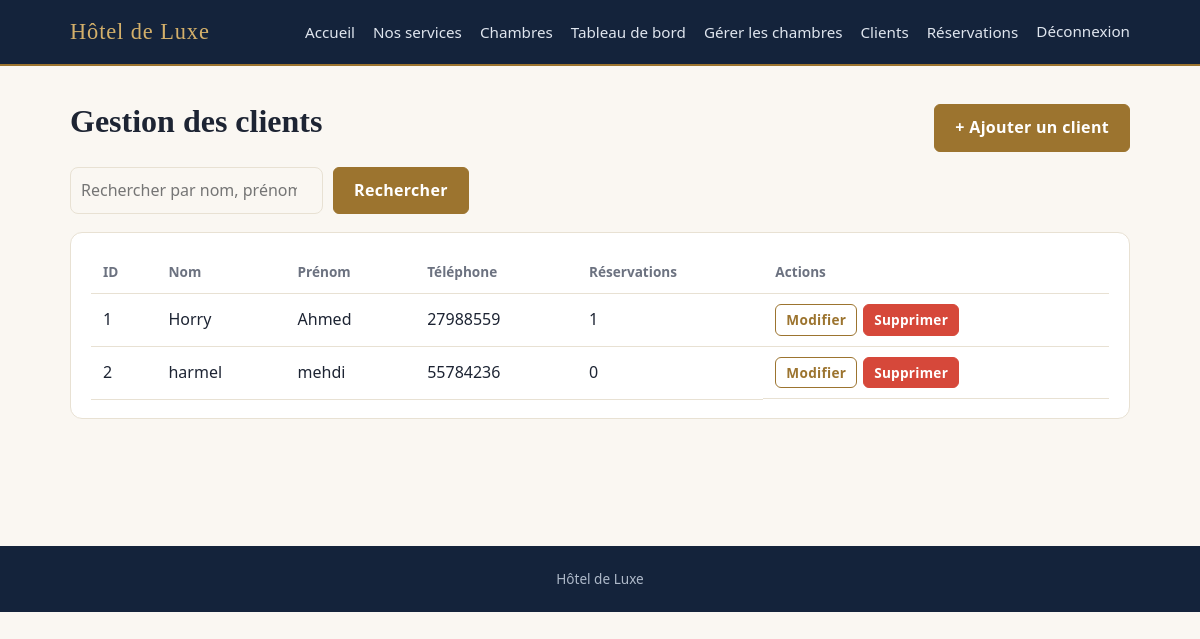
Page /gestion/clients/ (signed in) on the committed database.
### hotel/models.py (models this page shows, shortened)
class Client(models.Model):
    nom = models.CharField(max_length=50)
    prenom = models.CharField("Prénom", max_length=50)
    telephone = models.CharField("Téléphone", max_length=20, validators=[validateur_telephone])
    class Meta:
        ordering = ["nom", "prenom"]

### hotel/views.py (the view)
# urls.py: path("gestion/clients/", views.gestion_clients, name="gestion_clients"),
@personnel_requis
def gestion_clients(request):
    recherche = request.GET.get("q", "").strip()
    clients = Client.objects.annotate(nb_reservations=Count("reservations"))
    if recherche:
        condition = Q(nom__icontains=recherche) | Q(prenom__icontains=recherche)
        if recherche.isdigit() and len(recherche) < 10:      # recherche par identifiant
            condition |= Q(pk=int(recherche))
        clients = clients.filter(condition)
    return render(request, "hotel/gestion_clients.html", {"clients": clients, "recherche": recherche})

### hotel/context.py (called while the page is built)
def parametres_hotel(request):
    return {"NOM_HOTEL": settings.NOM_HOTEL, "DEVISE": settings.DEVISE}

### hotel/templates/hotel/gestion_clients.html (shortened to what this page needs)
{% extends "hotel/base.html" %}
{% block contenu %}
<div class="entete"><h1>Gestion des clients</h1><a class="bouton" href="{% url 'client_ajouter' %}">+ Ajouter un client</a></div>
<form method="get" class="filtres">
  <input type="search" name="q" value="{{ recherche }}" placeholder="Rechercher par nom, prénom ou identifiant">
  <button class="bouton">Rechercher</button>
</form>
<div class="tableau panneau"><table>
  <tr><th>ID</th><th>Nom</th><th>Prénom</th><th>Téléphone</th><th>Réservations</th><th>Actions</th></tr>
  {% for c in clients %}
  <tr><td>{{ c.pk }}</td><td>{{ c.nom }}</td><td>{{ c.prenom }}</td><td>{{ c.telephone }}</td><td>{{ c.nb_reservations }}</td>
    <td class="actions">
      <a class="bouton petit secondaire" href="{% url 'client_modifier' c.pk %}">Modifier</a>
      <a class="bouton petit danger" href="{% url 'client_supprimer' c.pk %}">Supprimer</a></td></tr>
  {% empty %}<tr><td colspan="6">Aucun client trouvé.</td></tr>{% endfor %}
</table></div>
{% endblock %}

### hotel/static/hotel/style.css (style rules this page uses)
:root { --marine:#14233b;--accent:#9c742f;--or:#d4b06a;--fond:#faf7f2;--carte:#fff;--texte:#1d2433;--gris:#6c7280; --bordure:#e8e1d3;--logo:#14233b;--vert:#2f9e44;--rouge:#d6483a;--bleu:#2f7fd1; --serif:Georgia,"Times New Roman",serif }
* { box-sizing:border-box }
html { scroll-behavior:smooth }
body { margin:0;font-family:"Segoe UI",system-ui,sans-serif;background:var(--fond);color:var(--texte);line-height:1.6 }
h1,h2,h3 { font-family:var(--serif);font-weight:600 }
h1 { margin:.2em 0 .6em }
.bouton { display:inline-block;background:var(--accent);color:#fff;padding:10px 20px;border-radius:6px;border:1px solid var(--accent); text-decoration:none;cursor:pointer;font:inherit;font-weight:600;letter-spacing:.02em }
.bouton.secondaire { background:transparent;color:var(--accent) }
.bouton.danger { background:var(--rouge);border-color:var(--rouge);color:#fff }
.bouton.petit { padding:4px 10px;font-size:.85rem }
.panneau { background:var(--carte);border:1px solid var(--bordure);border-radius:12px;padding:18px 20px;margin-top:18px }
input,select,textarea { width:100%;padding:9px 10px;border:1px solid var(--bordure);border-radius:8px;background:var(--fond);color:var(--texte);font:inherit }
.filtres { display:flex;gap:10px;flex-wrap:wrap;margin-bottom:18px }
.filtres input,.filtres select { width:auto;min-width:200px }
.entete { display:flex;justify-content:space-between;align-items:center;flex-wrap:wrap;gap:10px }
.tableau { overflow-x:auto }
table { width:100%;border-collapse:collapse }
th,td { padding:10px 12px;text-align:left;border-bottom:1px solid var(--bordure);white-space:nowrap }
th { color:var(--gris);font-size:.85rem }
.actions { display:flex;gap:6px;align-items:center }

### rows in the picture
Client: pk "1", nom "Horry", prenom "Ahmed", telephone "27988559", nb_reservations "1"
Client: pk "2", nom "harmel", prenom "mehdi", telephone "55784236", nb_reservations "0"

### other values in the picture
{{ NOM_HOTEL }} "Hôtel de Luxe"
